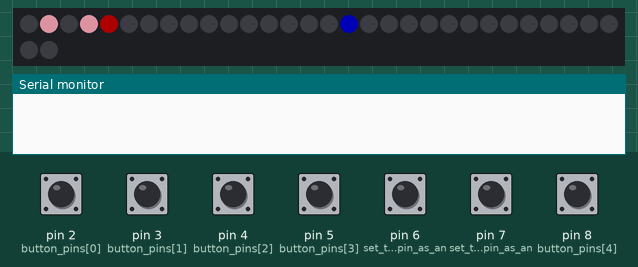
Recording of a sketch running on a simulated Arduino Uno, built with avr-gcc and run on an emulated ATmega328P. On the bench: 32 RGB LEDs in strip order, left to right, continuing on the next row, the last lines printed to the serial monitor. The inputs (shaded band) are chosen by the test bench; at power-on: pin 2 (button_pins[0]), pin 3 (button_pins[1]), pin 4 (button_pins[2]), pin 5 (button_pins[3]), pin 6 (set_the_digital_pin_as_an), pin 7 (set_the_digital_pin_as_an), pin 8 (button_pins[4]) HIGH. Dim RGB values are drawn brighter than linear; the strip is taken to match the declared colour order.

Above: at 1.26 s.
1.3 s: pin 8 (button_pins[4]) pulled LOW for 0.15 s
At 1.71 s:
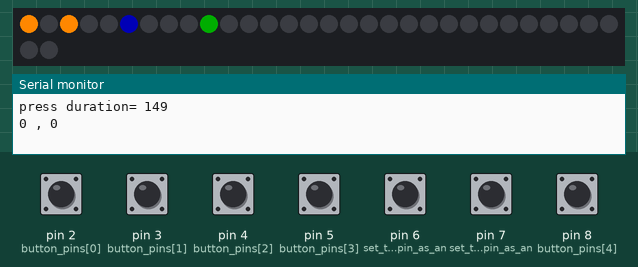
2.0 s: pin 3 (button_pins[1]) pulled LOW for 0.15 s
2.7 s: pin 5 (button_pins[3]) pulled LOW for 0.15 s
At 2.86 s:
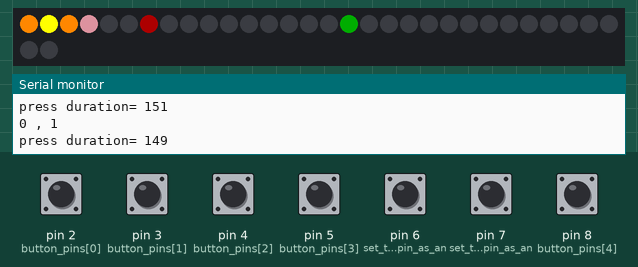
3.4 s: pin 2 (button_pins[0]) pulled LOW for 0.15 s
4.1 s: pin 4 (button_pins[2]) pulled LOW for 0.15 s
At 4.76 s:
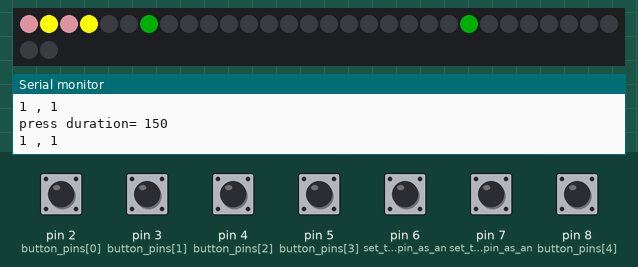
4.8 s: pin 8 (button_pins[4]) pulled LOW for 1 s
At 6.21 s:
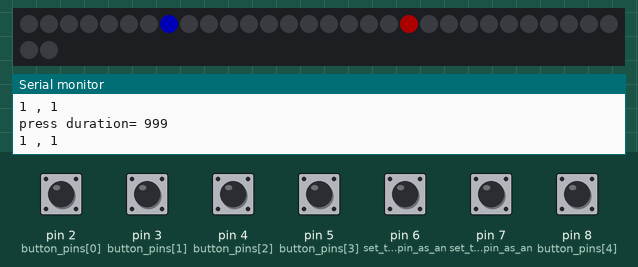

The sketch:

led_button_demo_panel.ino
```cpp
// this code demonstrates "multi-tasking" in ESP32 using timers: millis()
// the blink rate of the LED can be changed any time using a global variable
// the button function can store the number of presses, length of each press (for detecting long press, ignoring too short presses)
// all without using delay function
//
// the code counts button presses but will ignore very short presses
// you can also print out the length of last press or the current press duration.

#include <Adafruit_NeoPixel.h>

#define PIN 12        //pin for neopixels
#define NUMPIXELS 32  //number of neopixels
#define MIN_PRESS_TIME 40
#define ring_index 4
#define chain_index 5
#define analog_index 6

//global variables for leds
bool currentLedState[] = { false, false, false, false, false };
unsigned long previousBlinkTime[] = { 0, 0, 0, 0, 0, 0 ,0 };          // last time led state was changed
unsigned int blinkIntervals[] = { 500, 250, 500, 250, 50, 1000 ,50 };  // intervals
byte color_pickers[] = { 0, 1, 0, 1, 0, 1, 9 };
byte ring_current_led = 0;
byte chain_current_led = 0;
byte analog_fade_value = 0;
byte analog_color_pins[] = { 9, 10, 11 };

//global variables for buttons
const byte button_pins[] = { 2, 3, 4, 5, 8 };
bool currentButtonStates[] = { true, true, true, true, true };
bool currentButtonState = HIGH;
bool previousButtonStates[] = { true, true, true, true, true };
bool previousButtonState = HIGH;  // will store last time button was updated
unsigned int buttonPress_counters[] = { 0, 0, 0, 0, 0 };
unsigned long buttonPress_last_times[] = { 0, 0, 0, 0, 0 };  // last time button was pressed

Adafruit_NeoPixel pixels(NUMPIXELS, PIN, NEO_RGB + NEO_KHZ800);


uint32_t black = pixels.Color(0, 0, 0);        //black
uint32_t white = pixels.Color(255, 255, 255);  //white
uint32_t red = pixels.Color(50, 0, 0);         //red
uint32_t orange = pixels.Color(255, 135, 0);   //orange
uint32_t yellow = pixels.Color(255, 255, 0);   //yellow
uint32_t green = pixels.Color(0, 50, 0);       //green
uint32_t blue = pixels.Color(0, 0, 65);        //blue
uint32_t cyan = pixels.Color(0, 255, 255);     //cyan
uint32_t purple = pixels.Color(150, 0, 150);   //purple
uint32_t pink = pixels.Color(150, 99, 108);    //pink

uint32_t colorarray[] = { orange, pink, yellow, cyan, white, purple };  // This is the color array.  You can add more colors if desired.

uint32_t colorarray_ring[] = { blue, green, red };

void setup() {
  Serial.begin(9600);
  pinMode(button_pins[0], INPUT_PULLUP);  // set the digital pin as an input:
  pinMode(button_pins[1], INPUT_PULLUP);  // set the digital pin as an input:
  pinMode(button_pins[2], INPUT_PULLUP);  // set the digital pin as an input:
  pinMode(button_pins[3], INPUT_PULLUP);  // set the digital pin as an input:
  pinMode(button_pins[4], INPUT_PULLUP);  // set the digital pin as an input:
  pinMode(6, INPUT_PULLUP);               // set the digital pin as an input:
  pinMode(7, INPUT_PULLUP);               // set the digital pin as an input:
  pinMode(analog_color_pins[0], OUTPUT);
  pinMode(analog_color_pins[1], OUTPUT);
  pinMode(analog_color_pins[2], OUTPUT);


  pixels.begin();
  pixels.clear();
}

void loop() {

  for (int i = 0; i < 4; i++) {
    if (handle_button(i)) {  //handle_button returns true if press was detected
      color_pickers[i]++;    //change led color for the blinking LEDs from list of 7 colors
      if (color_pickers[i] == 7) { color_pickers[i] = 0; }
    }
  }

  if (handle_button(4)) { //button to cycle between 3 colors RGB for the ring
    color_pickers[4]++;
    if (color_pickers[4] == 3) { color_pickers[4] = 0; }
  }

  handle_leds(0);
  handle_leds(1);
  handle_leds(2);
  handle_leds(3);
  handle_ring();
  handle_chain();
  handle_analog_fade();

  if (digitalRead(6)) { //handle 2-mode rocker switches
    blinkIntervals[4] = 50;

  } else {
    blinkIntervals[4] = 150;
  }

  if (digitalRead(7)) {//handle 2-mode rocker switches
    blinkIntervals[5] = 250;

  } else {
    blinkIntervals[5] = 1000;
  }
}


void handle_leds(byte led_index) { //handles blinking leds

  unsigned long currentMillis = millis();
  if (currentMillis - previousBlinkTime[led_index] >= blinkIntervals[led_index]) {

    if (currentLedState[led_index] == false)  // if the LED is off turn it on and vice-versa:
    {

      pixels.setPixelColor(led_index, colorarray[color_pickers[led_index]]);  //turn on the led (green color)
      currentLedState[led_index] = true;
    } else {
      pixels.setPixelColor(led_index, black);  //turn off the led
      currentLedState[led_index] = false;
    }
    pixels.show();                                 // Send the updated pixel colors to the hardware.
    previousBlinkTime[led_index] = currentMillis;  // save the last time you blinked the LED
  }
}

void handle_ring() {  //handles 16 led ring chaser
  unsigned long currentMillis = millis();
  if (currentMillis - previousBlinkTime[ring_index] >= blinkIntervals[ring_index]) {
    pixels.setPixelColor(ring_current_led + 8, colorarray_ring[color_pickers[ring_index]]);
    if (ring_current_led == 0) {
      pixels.setPixelColor(15 + 8, black);
    } else {
      pixels.setPixelColor(ring_current_led + 7, black);
    }

    ring_current_led++;
    if (ring_current_led == 16) { ring_current_led = 0; }
    pixels.show();                                  // Send the updated pixel colors to the hardware.
    previousBlinkTime[ring_index] = currentMillis;  // save the last time you blinked the LED
  }
}

void handle_chain() { // handle 4 led chaser
  unsigned long currentMillis = millis();
  if (currentMillis - previousBlinkTime[chain_index] >= blinkIntervals[chain_index]) {
    pixels.setPixelColor(chain_current_led + 4, colorarray_ring[color_pickers[chain_index]]);
    if (chain_current_led == 0) {
      pixels.setPixelColor(4 + 3, black);
    } else {
      pixels.setPixelColor(chain_current_led + 3, black);
    }
    chain_current_led++;
    if (chain_current_led == 4) { chain_current_led = 0; }
    color_pickers[chain_index]++;
    if (color_pickers[chain_index] == 3) { color_pickers[chain_index] = 0; }
    pixels.show();                                   // Send the updated pixel colors to the hardware.
    previousBlinkTime[chain_index] = currentMillis;  // save the last time you blinked the LED
  }
}

void handle_analog_fade() { //handle analog RGB LED cyclic fading
  unsigned long currentMillis = millis();
  if (currentMillis - previousBlinkTime[analog_index] >= blinkIntervals[analog_index]) {
    previousBlinkTime[analog_index] = currentMillis;
    analog_fade_value += 1;
    if (analog_fade_value >= 100) {
      analog_fade_value = 0;
      analogWrite(color_pickers[analog_index], 0);
      color_pickers[analog_index]++;
      if (color_pickers[analog_index] == 12) { color_pickers[analog_index] = 9; }
    }
    else
    {
      analogWrite(color_pickers[analog_index], analog_fade_value);
    }
  }

}

bool handle_button(byte button_index) { //handle a button
  bool previousButtonState = previousButtonStates[button_index];
  bool currentButtonState = digitalRead(button_pins[button_index]);  // check button state's change

  if (currentButtonState != previousButtonState)  //if change is detected
  {
    previousButtonStates[button_index] = currentButtonState;       // save the last state of button
    if (currentButtonState == LOW && previousButtonState == HIGH)  //type of change - from released to pressed
    {
      buttonPress_last_times[button_index] = millis();
    } else {
      unsigned long last_press_duration = millis() - buttonPress_last_times[button_index];
      if (last_press_duration > MIN_PRESS_TIME) {
        buttonPress_counters[button_index] = buttonPress_counters[button_index] + 1;
        Serial.print("press duration= ");
        Serial.println(last_press_duration);
        Serial.print(buttonPress_counters[0]);
        Serial.print(" , ");
        Serial.print(buttonPress_counters[1]);
        Serial.println();
        return (true);
      }
    }
  }
  return (false);
}
```

Measured:
- after the input at 1.3 s, the LEDs: first differ from a run without the input after 0.15 s (image 1 shows a later state)
- after the input at 4.1 s, the LEDs: first differ from a run without the input after 0.41 s (image 3 shows a later state)
- after the input at 4.8 s, the LEDs: first differ from a run without the input after 1.0 s (image 4 shows a later state)
